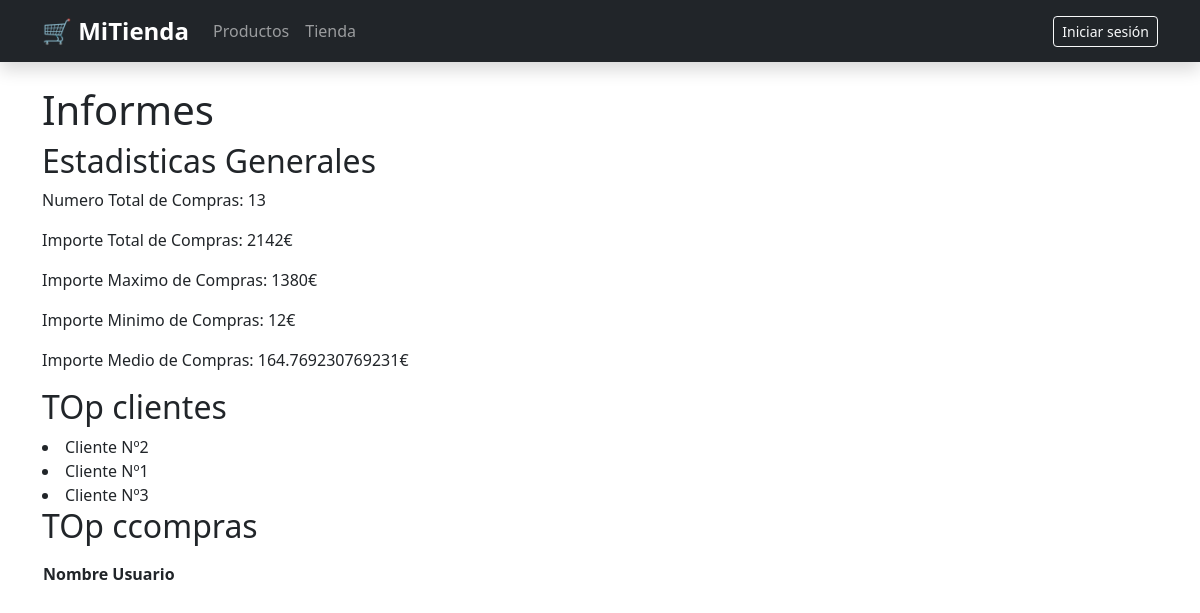
Page /tienda/informes on the committed database.
### tienda/models.py (models this page shows)
class Usuario(AbstractUser):
    saldo = models.DecimalField(max_digits=10, decimal_places=2, default=0.00)
    vip = models.BooleanField(default= False)
    def __str__(self):
        return f'Cliente Nº{self.pk}'

### tienda/views.py (the view)
# urls.py: path('informes', views.informes, name='informes'),
def informes(request):
    topclientes = Usuario.objects.annotate(total_gastado = Sum("compras__importe")).order_by('total_gastado')[:10]
    top_compras = Usuario.objects.annotate(total_compras=Count("compras")).order_by('-total_compras')[:10]
    estadistica_compra = Compra.objects.aggregate(total_compras = Count('id'), total_importe = Sum('importe'), maximo_importe = Max('importe'), min_importe = Min('importe'), media_importe = Avg('importe'))
    contexto = {'topclientes': topclientes , 'top_compras': top_compras, 'estadistica_compra':estadistica_compra}
    return render(request, 'tienda/informes.html', contexto)

### tienda/templates/tienda/informes.html (shortened to what this page needs)
{% extends 'tienda/base.html' %}
{% block content %}
<h1>Informes</h1>
<h2>Estadisticas Generales</h2>
<p>Numero Total de Compras: {{estadistica_compra.total_compras}} </p>
<p>Importe Total de Compras: {{estadistica_compra.total_importe}}€</p>
<p>Importe Maximo de Compras: {{estadistica_compra.maximo_importe}}€ </p>
<p>Importe Minimo de Compras: {{estadistica_compra.min_importe}}€ </p>
<p>Importe Medio de Compras: {{estadistica_compra.media_importe}}€ </p>
<h2>TOp clientes</h2>
{% for topcliente in topclientes %}
<li>
    {{topcliente}}
</li>
{% endfor %}
<h2>TOp ccompras</h2>
<table>
    <th>Nombre Usuario</th>
</table>
{% endblock %}

### rows in the picture
Usuario: id "Cliente Nº2"
Usuario: id "Cliente Nº1"
Usuario: id "Cliente Nº3"

### other values in the picture
{{ estadistica_compra.total_compras }} "13"
{{ estadistica_compra.total_importe }} "2142"
{{ estadistica_compra.maximo_importe }} "1380"
{{ estadistica_compra.min_importe }} "12"
{{ estadistica_compra.media_importe }} "164.769230769231"
